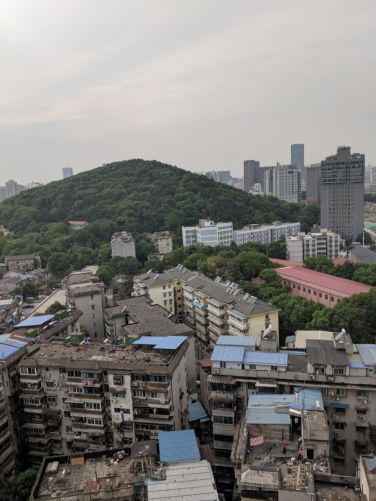
#> input picture imgs/left.png, 376 x 501 px, found by its file name
$ python image_mosaic.py
#> lines starting #> are read from the running program, lines starting #| are printed output that depends on the picture; after the words box and inside, x2 and y2 are one past the last pixel; in counts of white or black regions, pixels touching at a corner belong together
import cv2
import numpy as np
import logging
import argparse

np.set_printoptions(precision=4, suppress=True)

'''
总体的思路
1 brisk提取关键点 然后匹配 等常规操作
2 确定最终的形状以及忽视照片的相对位置关系 思路是 通过关键点 确定出 M
  然后通过M 把第一张图全图投影到第二张图 计算顶点坐标 如果xmin<0&ymin<0 调换一下
  img1<->img2,src_point,dst_point<->dst_point,src-point 重新计算 M
3 根据第二步计算出M 将img1 warp 得到 reslut 这个中间状态,然后比较img_img和
  img2的面积大小 如果img2.size<reslut.size 调换一下顺序 img2<->reslut,
  这样做的原因总能保持 img2这个变量代表的是面积是相对大的 方便后续操作
4 因为img2是大的 所以reslut这个就是小的 进入image_fushion函数 将reslut通过函数
  cv2.copyMakeBorder扩展到和img2相同大小

  a np.where(big==0,big,small)这个方法 可以找到2个图像交集(重叠的部分)
  b 分别二值化 small,coincidence,big这三个图像 通过二值化后的图像相加减
        得到left,coincidence,right轮廓
    xs,ys=np.where(coincidence==255) 得到重叠部分的坐标

    然后根据cv2.pointPolygonTest这个函数 计算这些图像的坐标到left和right
    轮廓的距离 根据这些距离加权 使图像加权融合

    findHomography和getPerspectiveTransform 都是通过点来确定透视变换矩阵m
    其中findHomography是通过一系列的点 getPerspectiveTransform可以通过4个点
    warpwarpPerspective函数 是通过m 变换对应的图像
    perspectiveTransform函数 是通过m 变换对应坐标


'''
class Seiko:
    def __init__(self, path1, path2, draw_match, draw_contour, kp_length):

#> called with path1 = 'imgs\\left.png', path2 = 'imgs\\right.png', draw_match = False, draw_contour = False, kp_length = 4
        self.img1 = cv2.imread(path1)
#> self.img1 is the input picture: shape (501, 376, 3); mean B, G, R 122.2, 125.2, 126.9
        self.img2 = cv2.imread(path2)
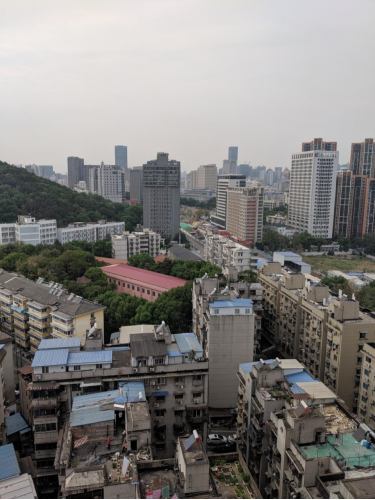
#> input picture imgs/right.png, 375 x 500 px, found by its file name
#> self.img2 is the input picture: shape (500, 375, 3); mean B, G, R 124, 126.1, 128.5
        self.draw_mt = draw_match
        self.draw_cr = draw_contour
        self.kp_length = kp_length

    def kp_desc(self):
        brisk = cv2.BRISK.create()
        kp1, desc1 = brisk.detectAndCompute(self.img1, None)
        desc1 = desc1.astype(np.float32)
        kp2, desc2 = brisk.detectAndCompute(self.img2, None)
        desc2 = desc2.astype(np.float32)

        index = dict(algorithm=1, trees=5)
        search = dict(checks=50)
        flann = cv2.FlannBasedMatcher(index, search)
        matches = flann.knnMatch(desc1, desc2, k=2)

        return matches, kp1, kp2

    def good_mask(self, mat):

        mask = [(0, 0) for i in range(len(mat))]
        good = []
        for i, (m, n) in enumerate(mat):
            if m.distance < 0.7*n.distance:
                mask[i] = (1, 0)
                good.append(m)
        return good, mask

    def run(self):

        matches, kp1, kp2 = self.kp_desc()
#> in kp_desc, `kp1, desc1 = brisk.detectAndCompute(self.img1, None)`: kp1 = 2578 keypoints; strongest (x, y, size): (343, 329, 13), (50, 323, 12.2), (155, 345, 12.3), (266, 326, 12)
#> in kp_desc, `kp2, desc2 = brisk.detectAndCompute(self.img2, None)`: kp2 = 2919 keypoints; strongest (x, y, size): (194, 430, 13.6), (163, 322, 13.1), (277, 358, 12.3), (194, 433, 23.6)
#> in kp_desc, `matches = flann.knnMatch(desc1, desc2, k=2)`: matches = 2578 matches
#> matches = 2578 matches
        good, mask = self.good_mask(matches)
#> in good_mask, `mask = [(0, 0) for i in range(len(mat))]`: mask = 2578 pairs, first value 0 to 0, second value 0 to 0
#> after the loop in good_mask, `for i, (m, n) in enumerate(mat):`: good = 281 matches; mask = 2578 pairs, first value 0 to 1, second value 0 to 0
#> good = 281 matches
        assert len(good) > self.kp_length, '匹配点不足'

        if self.draw_mt:
            ps = cv2.drawMatchesKnn(self.img1, kp1, self.img2, kp2, matches, None, None, (255, 0, 0),
                                    mask, cv2.DrawMatchesFlags_NOT_DRAW_SINGLE_POINTS)
            self.show(ps, 'matches')


        src_point = np.float32([kp1[m.queryIdx].pt for m in good])
#> src_point = 281 pairs, first value 70.5 to 353.8, second value 161.8 to 474.5
        dst_point = np.float32([kp2[m.trainIdx].pt for m in good])
#> dst_point = 281 pairs, first value 18.39 to 326.9, second value 159.1 to 475.2

        xmin, xmax, ymin, ymax, m = self.cal_m(src_point, dst_point)
#> in cal_m, `m, mask = cv2.findHomography(src, dst, cv2.RANSAC, 5)`: m = [[1.53, -0.00722, -279], [0.36, 1.38, -96], [0.00148, -4.43e-05, 1]]; mask = 281 values, max 1 at index 0, min 0 at index 136, mean 0.989
#> in cal_m, `map_corner = cv2.perspectiveTransform( corner, m).astype(np.int32).res..`: map_corner = [[-279, -95], [-289, 606], [190, 474], [190, 25]]
#> in cal_m, `xmin, xmax = map_corner[:, 0].min(), map_corner[:, 0].max()`: xmin = -289; xmax = 190
#> in cal_m, `ymin, ymax = map_corner[:, 1].min(), map_corner[:, 1].max()`: ymin = -95; ymax = 606
#> xmin = -289; xmax = 190; ymin = -95; ymax = 606

        if xmin < 0 and ymin < 0:  # 如果 xmin<0 and ymin<0 重新投影一次
            logging.info('img1<-->img2')
            self.img1, self.img2 = self.img2, self.img1  # 调换图像
            src_point, dst_point = dst_point, src_point  # 调换关键点
#> src_point has the same summary as dst_point; dst_point has the same summary as src_point
            xmin, xmax, ymin, ymax, m = self.cal_m(src_point, dst_point)
#> xmin = 182; xmax = 672; ymin = -106; ymax = 608; m = [[0.65, 0.00898, 182.4], [-0.238, 0.922, 22.1], [-0.000976, 2.59e-05, 1]]

        result = cv2.warpPerspective(self.img1, m, (xmax, ymax))  # 中间状态

        if self.img2.size < result.size:  # 比较大小
            logging.info('img<-->result')
            self.img2, result = result, self.img2  # 保持img2最大
        res = self.image_fushion(self.img2, result)

        self.show(res, 'res')

    def cal_m(self, src, dst):

        m, mask = cv2.findHomography(src, dst, cv2.RANSAC, 5)
        h, w = self.img1.shape[:2]
        corner = np.float32([[0, 0], [0, h], [w, h], [w, 0]]).reshape(-1, 1, 2)
        map_corner = cv2.perspectiveTransform(
            corner, m).astype(np.int32).reshape(-1, 2)
        '''投影img1 确定xmin,ymin xmax,ymax'''
        xmin, xmax = map_corner[:, 0].min(), map_corner[:, 0].max()
        ymin, ymax = map_corner[:, 1].min(), map_corner[:, 1].max()

        return xmin, xmax, ymin, ymax, m

    def image_fushion(self, big, small):

        res = big.copy()
        big_mask = self.binarization(big)
#> in binarization, `_, thresh = cv2.threshold(gray, 0, 255, cv2.THRESH_BINARY)`:
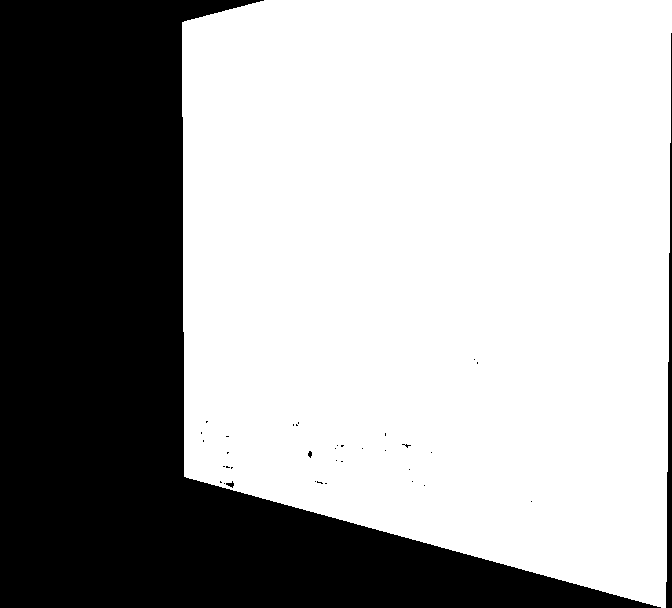
#> thresh: shape (608, 672); 64.4% white; 36 black regions (32 under 20 px), largest, box (x1, y1, x2, y2) and area: (0, 0, 661, 608) 143674, (666, 33, 672, 608) 1803, (226, 481, 234, 488) 28, (308, 451, 312, 458) 20
        bh, bw = big.shape[:2]
        sh, sw = small.shape[:2]

        res[:sh, :sw] = np.maximum(res[:sh, :sw], small)

        small_x = cv2.copyMakeBorder( #将small图像 扩展成和big大小一样的图片
            small, 0, bh-sh, 0, bw-sw, cv2.BORDER_CONSTANT, None, (0, 0, 0))
        small_mask = self.binarization(small_x)

        coincidence = self.binarization(np.where(big == 0, big, small_x))
        con_contours = self.get_contours(coincidence)
        '''重叠部分的轮廓'''

        left_mask = cv2.subtract(small_mask, coincidence)
        left_contours = self.get_contours(left_mask)
        '''small-重叠=非重叠部分的轮廓'''
        right_mask = cv2.subtract(big_mask, coincidence)
        right_contours = self.get_contours(right_mask)
        '''big-重叠=非重叠部分的轮廓'''

        # 计算距离 采用apply_along_axis bing没有比for循环加快运行速度！
        pointy, pointx = np.where(coincidence == 255)
        # cv2.pointPolygonTest这个函数点的坐标需要float
        points = np.c_[pointx, pointy].astype(np.float32)
        dis = np.apply_along_axis(
            self.cal_dis, 1, points, left_contours, right_contours)
        dis=dis/dis.sum(axis=1)[:,None]
        dis[:,[0,1]]=dis[:,[1,0]]

        if self.draw_cr:

            sk = res.copy()
            cv2.drawContours(sk, [left_contours], 0, (0, 255, 0), 2)
            cv2.drawContours(sk, [con_contours], 0, (255, 0, 0), 2)
            cv2.drawContours(sk, [right_contours], 0, (0, 0, 255), 2)
            self.show(sk, 'all_contours')

        s_value = small_x[pointy, pointx]
        b_value = big[pointy, pointx]
        res[pointy, pointx] = np.clip(
            s_value*dis[:, 0][:, None]+b_value*dis[:, 1][:, None], 0, 255).astype(np.int32)

        return res

    def get_contours(self, img):

        cons, _ = cv2.findContours(
            img, cv2.RETR_EXTERNAL, cv2.CHAIN_APPROX_NONE)

        try:
            assert len(cons) >= 1, 'mask failed'

        except AssertionError as e:
            logging.info(e)
            self.show(img, 'error! contours not found')
        cons = sorted(cons, key=cv2.contourArea)[::-1][0]
        return cons

    def binarization(self, img):  # 二值化  threshold 参数0 很必要

        gray = cv2.cvtColor(img, cv2.COLOR_BGR2GRAY)
        _, thresh = cv2.threshold(gray, 0, 255, cv2.THRESH_BINARY)
        return thresh

    def cal_dis(self, arr, scons, bcons):  # 计算距离 arr的type=float

        sdis = -cv2.pointPolygonTest(scons, arr, True)
        bdis = -cv2.pointPolygonTest(bcons, arr, True)

        return sdis, bdis

    def show(self, img, name='result'):
        cv2.imshow(name, img)
        cv2.waitKey(0)


if __name__ == '__main__':

    parse = argparse.ArgumentParser()
    parse.add_argument('--path1', type=str,
                       default=r'imgs\left.png')
    parse.add_argument('--path2', type=str,
                       default=r"imgs\right.png")
    parse.add_argument('--draw_match', action='store_true', default=False)
    parse.add_argument('--draw_contour', action='store_true', default=False)
    parse.add_argument('--kp_length', type=int, default=4)
    opt = parse.parse_args()

    logging.basicConfig(level=logging.DEBUG,
                        format='%(asctime)s - %(name)s - %(levelname)s - %(message)s',
                        datefmt='%Y-%m-%d  %H:%M:%S ')

    s = Seiko(**vars(opt))
    s.run()
#> in image_fushion, `res[:sh, :sw] = np.maximum(res[:sh, :sw], small)`:
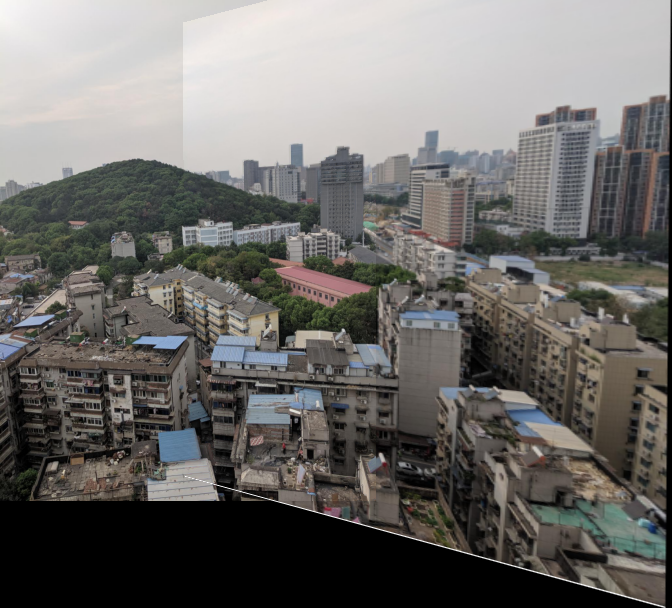
#> res: shape (608, 672, 3); mean B, G, R 104.5, 107.1, 109
#> in image_fushion, `small_x = cv2.copyMakeBorder(`:
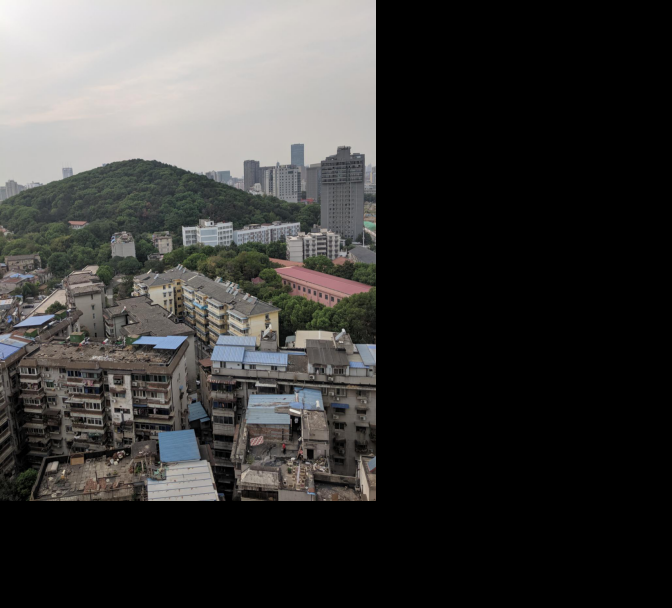
#> small_x: shape (608, 672, 3); mean B, G, R 56.3, 57.7, 58.5
#> in binarization (call 2), `_, thresh = cv2.threshold(gray, 0, 255, cv2.THRESH_BINARY)`: thresh: shape (608, 672); 46.1% white; 1 white region, box (x1, y1, x2, y2) and area: (0, 0, 376, 501) 188206
#> in binarization (call 3), `_, thresh = cv2.threshold(gray, 0, 255, cv2.THRESH_BINARY)`:
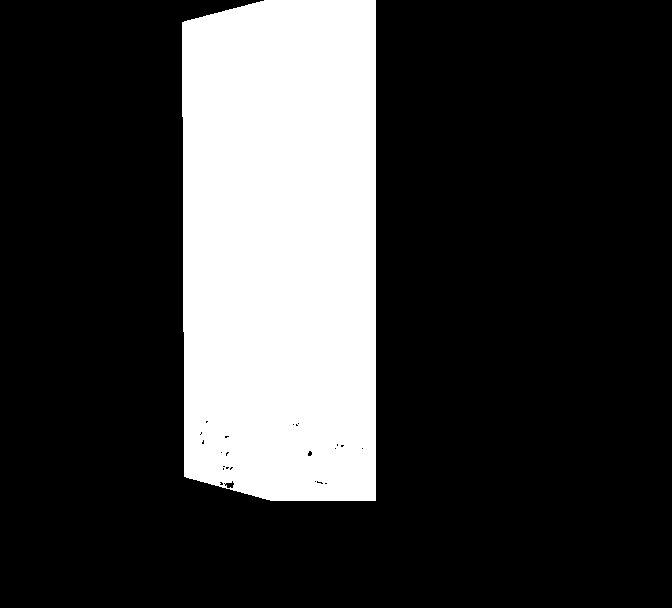
#> thresh: shape (608, 672); 23.1% white; 1 white region
#> in get_contours, `cons, _ = cv2.findContours( img, cv2.RETR_EXTERNAL, cv2.CHAIN_APPROX_N..`: cons = 1 contour; box (x1, y1, x2, y2) and area: (182, 0, 376, 501) 94005
#> in get_contours, `cons = sorted(cons, key=cv2.contourArea)[::-1][0]`: cons = contour of 1338 points, box (x1, y1, x2, y2) (182, 0, 376, 501), area 94005
#> in image_fushion, `con_contours = self.get_contours(coincidence)`: con_contours has the same summary as cons in get_contours
#> in image_fushion, `left_mask = cv2.subtract(small_mask, coincidence)`:
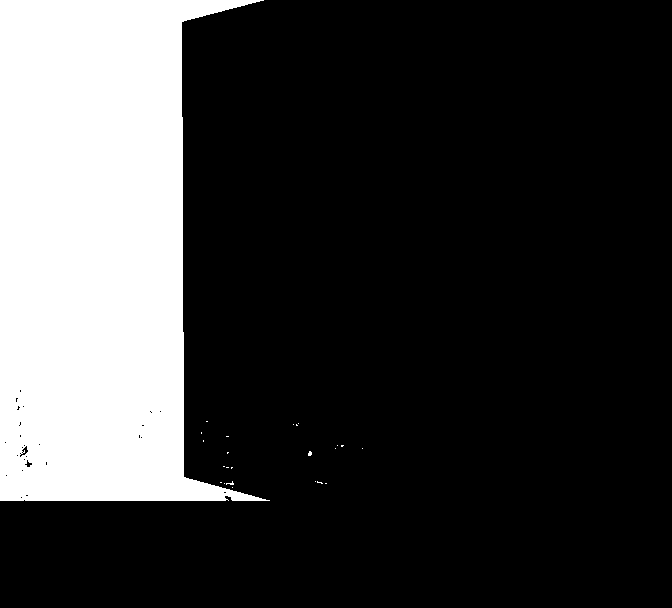
#> left_mask: shape (608, 672); 22.9% white; 24 white regions (23 under 20 px)
#> in get_contours (call 2), `cons, _ = cv2.findContours( img, cv2.RETR_EXTERNAL, cv2.CHAIN_APPROX_N..`: cons = 24 contours, 23 with area under 20; largest, box (x1, y1, x2, y2) and area: (0, 0, 270, 501) 92844
#> in image_fushion, `left_contours = self.get_contours(left_mask)`: left_contours = contour of 1665 points, box (x1, y1, x2, y2) (0, 0, 270, 501), area 92844
#> in image_fushion, `right_mask = cv2.subtract(big_mask, coincidence)`:
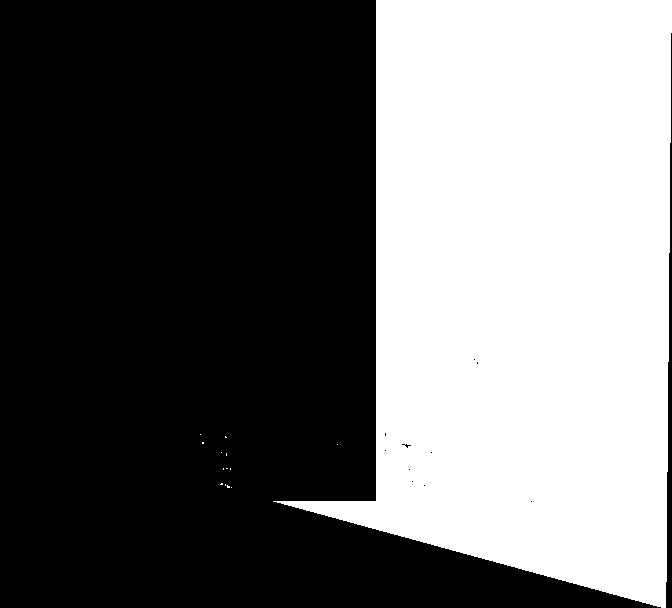
#> right_mask: shape (608, 672); 41.2% white; 14 white regions (13 under 20 px)
#> in get_contours (call 3), `cons, _ = cv2.findContours( img, cv2.RETR_EXTERNAL, cv2.CHAIN_APPROX_N..`: cons = 14 contours, 13 with area under 20; largest, box (x1, y1, x2, y2) and area: (273, 0, 672, 608) 167474
#> in image_fushion, `right_contours = self.get_contours(right_mask)`: right_contours = contour of 1897 points, box (x1, y1, x2, y2) (273, 0, 672, 608), area 167474
#> in image_fushion, `points = np.c_[pointx, pointy].astype(np.float32)`: points = 94550 pairs, first value 182 to 375, second value 0 to 500
#> in image_fushion, `dis = np.apply_along_axis( self.cal_dis, 1, points, left_contours, rig..`: dis = 94550 pairs, first value 0.707 to 193, second value 0.707 to 194
#> in image_fushion, `dis=dis/dis.sum(axis=1)[:,None]`: dis = 94550 pairs, first value 0.00363 to 0.995, second value 0.00515 to 0.996
